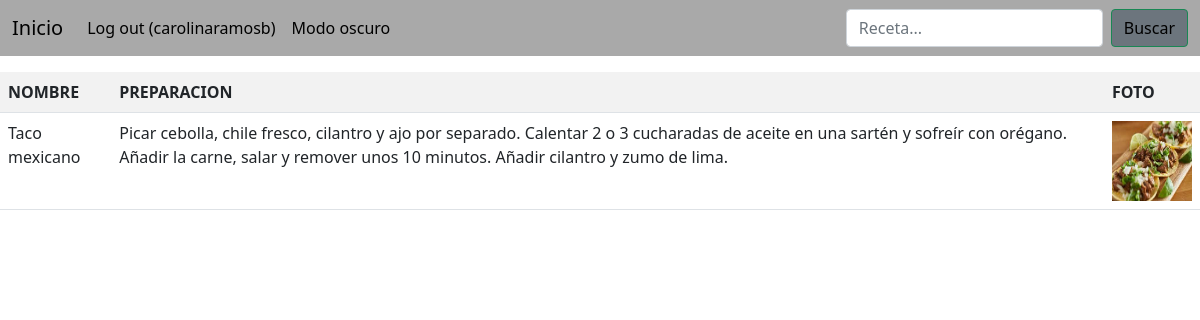
The app's page /receta/Taco mexicano/ (signed in) with its own data.
### recetas/models.py (models this page shows, shortened)
class Receta(models.Model):
  nombre       = models.CharField(max_length=200)
  preparación  = models.TextField(max_length=5000)
  foto         = models.FileField(upload_to='media/fotos')

### recetas/views.py (the view)
# urls.py: path('receta/<str:nombre_receta>/', views.receta, name='receta'),
def receta(request, nombre_receta):
    receta_unica = Receta.objects.filter(nombre = nombre_receta)
    return render(request, 'receta.html', {'receta_unica':receta_unica})

### recetas/templates/receta.html
{% extends 'index.html' %}
{%block mostrar%}
    <table class="table table-striped">
        <tr>
          <td> <strong> NOMBRE </strong> </td>
          <td> <strong> PREPARACION </strong> </td>
          <td> <strong> FOTO </strong> </td>
        </tr>
        {% for Receta in receta_unica %}
        <tr>
            <td> {{ Receta.nombre }} </td>
            <td> {{ Receta.preparación }} </td>
            <td> <img width = "80" height = "80"src = "/{{ Receta.foto }}"/> </td>
        </tr>
        {% endfor %}
    </table>
{%endblock%}

### recetas/templates/index.html (shortened to what this page needs)
<!DOCTYPE html>
<html lang="en">
  <head>
    <link href="https://cdn.jsdelivr.net/npm/bootstrap@5.1.3/dist/css/bootstrap.min.css" rel="stylesheet">
  </head>
  <body>
    <nav class="navbar navbar-expand-sm mb-3" style = "background-color: darkgrey">
      <div class="container-fluid">
        <a class="navbar-brand" style = "color: black" href="{% url 'index' %}">Inicio</a>
        <div class="collapse navbar-collapse" id="navbarCollapse">
          <ul class="navbar-nav me-auto mb-2 mb-md-0">
            <li class="nav-item">
              <div class="autentificacion">
                {% if user.is_authenticated %}
                  <a class="nav-link"  style="color:black" href="{% url 'logout' %}?next={{ request.path }}">Log out ({{user.get_username}})</a>
                {% else %}
                  <a class="nav-link" style = "color: black" href="{% url 'login' %}?next={{ request.path }}">Log in</a>
                {% endif %}
              </div>
            </li>
            <form action = "index_oscuro" method = "get">
              <li class="nav-item">
                <a class="nav-link" style = "color: black" href="{% url 'index_oscuro' %}">Modo oscuro</a>
              </li>
            </form>
          </ul>
          <form action = "busqueda" method = "get" class="d-flex">
            <input class="form-control me-2" type="search" placeholder="Receta..." aria-label="busqueda" name="q">
            <button class="btn btn-outline-success btn-secondary" style="color:black" type="submit">Buscar</button>
          </form>
        </div>
      </div>
    </nav>
  {%block mostrar%}{%endblock%}
  </body>
</html>

### records on screen
Receta: nombre "Taco mexicano", preparación "Picar cebolla, chile fresco, cilantro y ajo por separado. Calentar 2 o 3 cucharadas de aceite en una sartén y sofreír con orégano. Añadir la carne, salar y remover unos 10 minutos. Añadir cilantro y zumo de lima.", foto (picture)

### other values on screen
{{ user.get_username }} "carolinaramosb"
